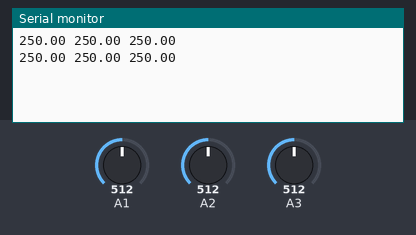
Simulated run of this sketch. Board: Arduino Uno, built with avr-gcc and run on an emulated ATmega328P. On the bench: the last lines printed to the serial monitor. Inputs (shaded band) come from the test bench; at power-on: A1 = 512, A2 = 512, A3 = 512.

Above: at 2.8 s.
2.9 s: A1 set to 716
At 3.3 s:
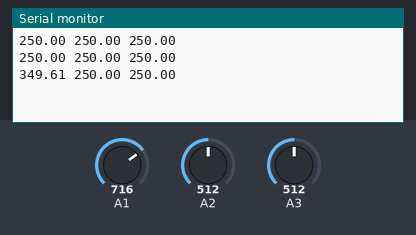
4.4 s: A2 set to 716
At 5.7 s:
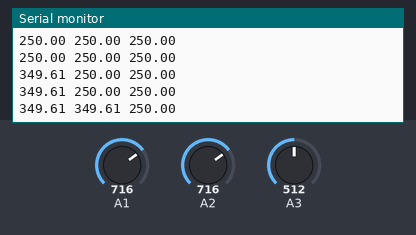
5.9 s: A3 set to 716
At 6.8 s:
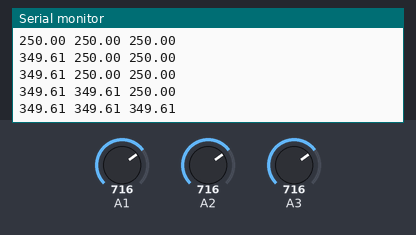
7.4 s: A1 set to 900
At 8.6 s:
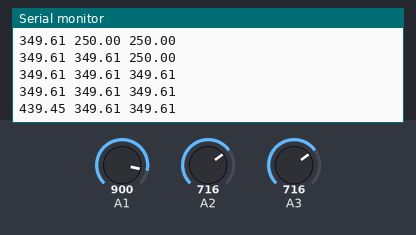
8.9 s: A2 set to 900
At 9.4 s:
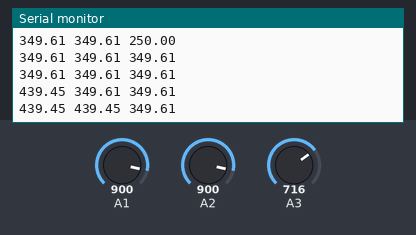
10.4 s: A3 set to 900
At 11.8 s:
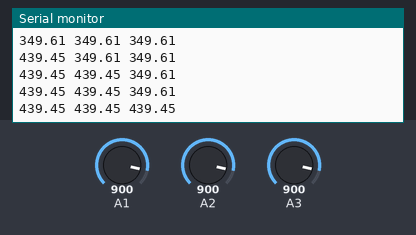
Timing chart, 0 to 12.9 s (numbered marks = the images above; inputs shaded):
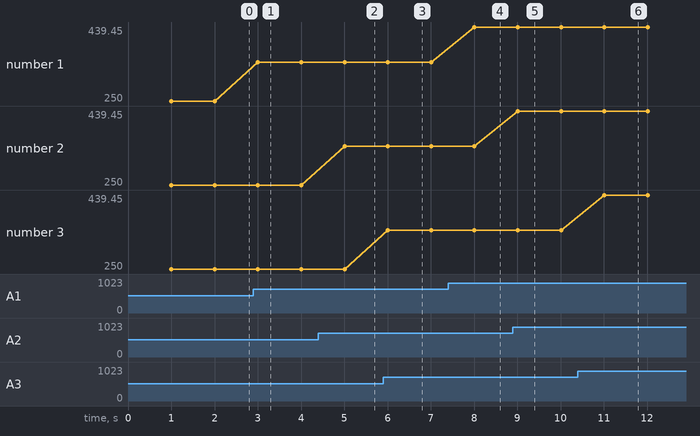

The sketch:

tmon.ino
```cpp
int i = 0;
int trials = 100;

// connect sensor 1 to Analog pin A1
int sensor1= A1;
// connect sensor 2 to Analog pin A2
int sensor2= A2;
// connect sensor 3 to Analog pin A3
int sensor3= A3;

void setup()
{
  // Begin Serial Communication at BAUD rate 9600
  Serial.begin(9600);
}


float measure_temp(float sensor)
{
  float val = analogRead(sensor);
  // val to mv -> ( analog_val / 1024.0 ) * 5000
  // mv to celsius -> mv / 10
  return (val/1024.0)*5000 / 10;
}

void loop()
{
  if (i == 0 ) {
    // initial delay for starting capture
    delay(1000);
    // flush the serial befor initiating capture
    Serial.flush();
  }
  for (; i < trials; i++) {
    // Measure Temparature for Each Sensor
    float cel1 = measure_temp(sensor1);
    float cel2 = measure_temp(sensor2);
    float cel3 = measure_temp(sensor3);
    //Transmit data serially
    Serial.println(String(cel1)+" "+ String(cel2)+" "+ String(cel3));
    delay(1000);
  }
  if (i == trials) {
   // tramit caputure completion command
   Serial.println("done");
   Serial.flush();
   i++;
  }
}
```

Measured:
- after the input at 2.9 s, the serial monitor: prints a new line after 0.10 s (image 1)
- after the input at 4.4 s, the serial monitor: prints a new line after 0.61 s (image 2)
- after the input at 5.9 s, the serial monitor: prints a new line after 0.11 s (image 3)
- after the input at 7.4 s, the serial monitor: prints a new line after 0.61 s (image 4)
- after the input at 8.9 s, the serial monitor: prints a new line after 0.11 s (image 5)
- after the input at 10.4 s, the serial monitor: prints a new line after 0.61 s (image 6)
- plotted number 1: 250 → 349.61 after the input at 2.9 s, 349.61 → 439.45 after the input at 7.4 s
